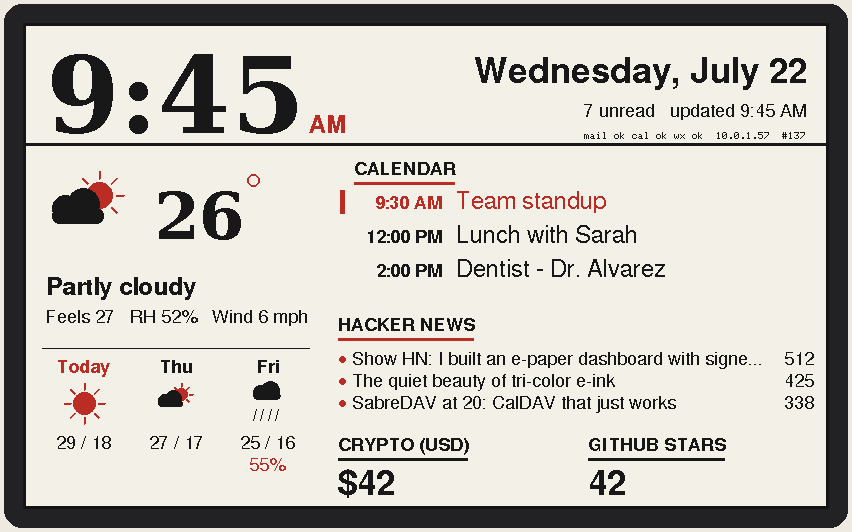
#> input picture docs/dashboard_blocks.png, 852 x 532 px
$ python frame_shot.py ../docs/dashboard_blocks.png out.png
#> lines starting #> are read from the running program, lines starting #| are printed output that depends on the picture
"""Frame an 800x480 preview .ppm the way docs/dashboard_blocks.png is framed.

    python3 tools/frame_shot.py preview_blocks.ppm docs/dashboard_blocks.png

The README shots are 852x532: the scene inside a dark rounded bezel on the
site's off-white. Nothing else in the repo makes that frame, so this does.
"""
import sys
from PIL import Image, ImageDraw

MARGIN = 26           # bezel + margin each side: (852 - 800) / 2
BEZEL = 8             # dark rim width
RADIUS = 14
PAPER = (240, 239, 233)
INK = (30, 30, 30)

src = Image.open(sys.argv[1]).convert("RGB")
#> src is the input picture: PIL image 852x532 RGB; mean R, G, B 198.8, 195.1, 188.2
w, h = src.size
#> w = 852; h = 532
out = Image.new("RGB", (w + 2 * MARGIN, h + 2 * MARGIN), PAPER)
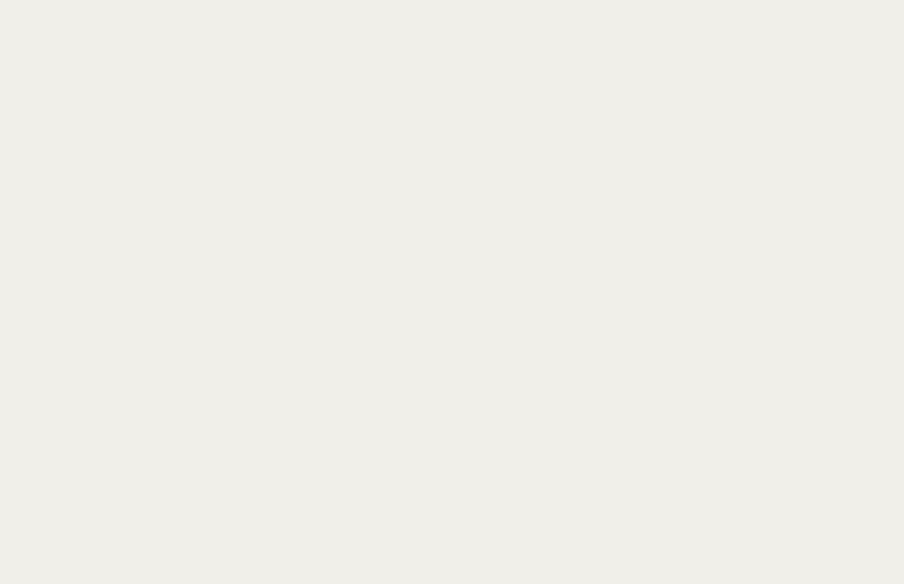
#> out: PIL image 904x584 RGB; mean R, G, B 240, 239, 233
d = ImageDraw.Draw(out)
d.rounded_rectangle([MARGIN - BEZEL, MARGIN - BEZEL, w + MARGIN + BEZEL - 1, h + MARGIN + BEZEL - 1],
                    radius=RADIUS, fill=INK)
out.paste(src, (MARGIN, MARGIN))
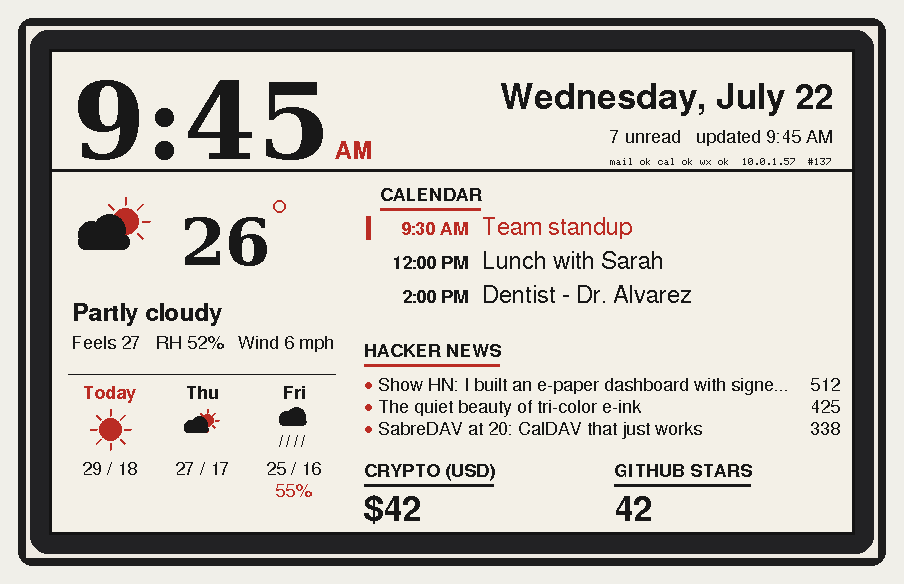
#> out: PIL image 904x584 RGB; mean R, G, B 195.8, 192.5, 186
out.save(sys.argv[2], optimize=True)
print(out.size, sys.argv[2])
#| (904, 584) out.png

$ run again, with docs/dashboard_setup.png copied over docs/dashboard_blocks.png
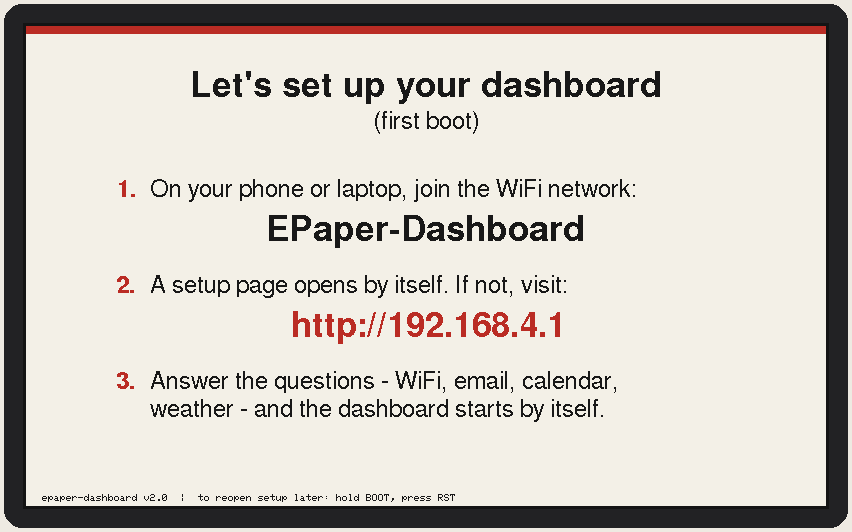
#> input picture docs/dashboard_setup.png, 852 x 532 px
#> src is the input picture: PIL image 852x532 RGB; mean R, G, B 205.8, 200.4, 193.2
#> `out.paste(src, (MARGIN, MARGIN))`:
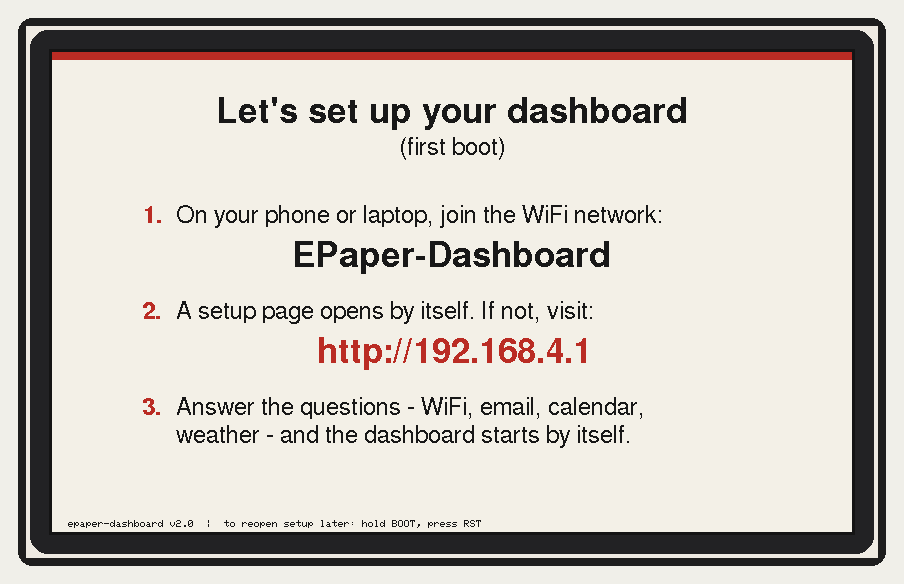
#> out: PIL image 904x584 RGB; mean R, G, B 201.8, 197.1, 190.3
#| (904, 584) out.png
